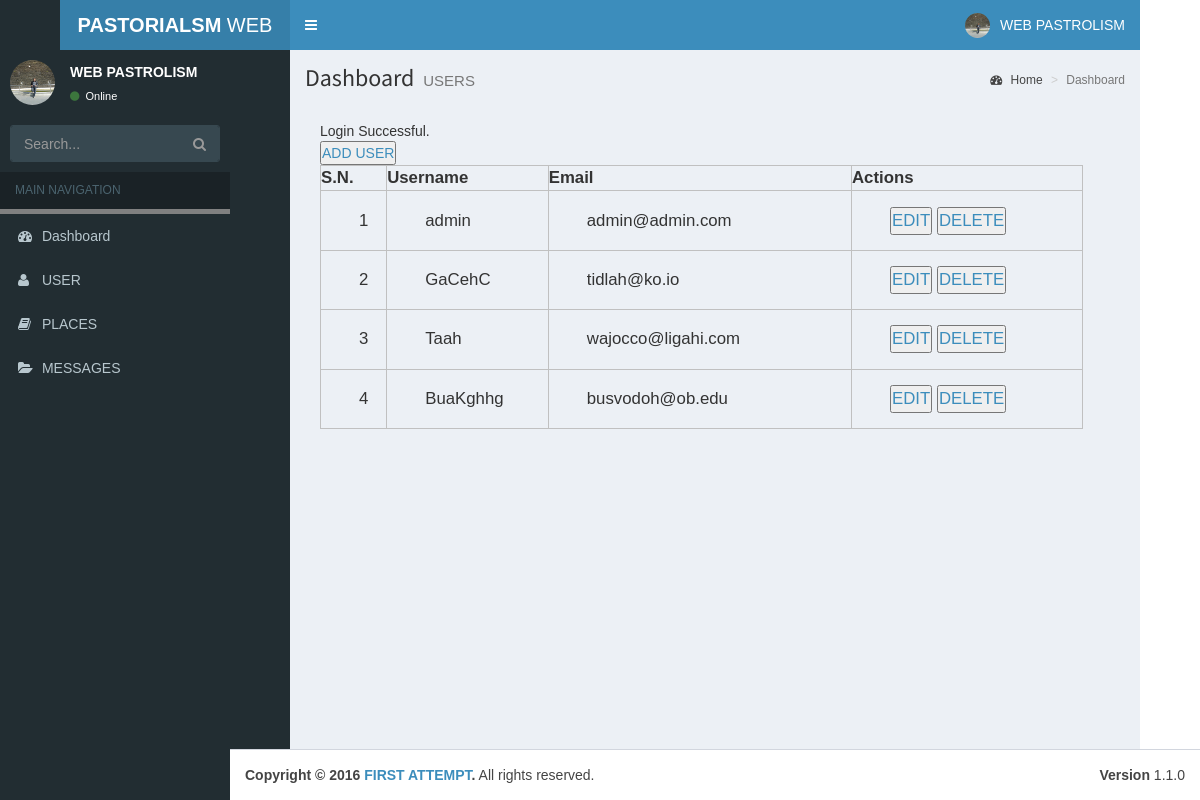
The app's page /admin/index.php?type=user (signed in) with its own data.
### tables this page shows
CREATE TABLE IF NOT EXISTS `users` (
  `user_id` int(11) NOT NULL AUTO_INCREMENT,
  `full_name` varchar(255) NOT NULL,
  `email` varchar(255) NOT NULL,
  `username` varchar(255) NOT NULL,
  `password` varchar(255) NOT NULL,
  PRIMARY KEY (`user_id`)
);

### admin/index.php (called while the page is built, shortened)
<?php include('includes/apply.php'); ?>
<?php include('box/header.php'); ?>
<?php include('box/navbar.php'); ?>
<?php include('box/main.php'); ?>
<?php include('box/footer.php'); ?>

### admin/includes/apply.php (called while the page is built, shortened)
<?php session_start();
    $obj = new Functions();
?>

### admin/includes/database.php (called while the page is built, shortened)
<?php
    class Database{
        function select_data($tbl_name,$where="")
        {
            $query="SELECT * FROM $tbl_name";
            return $query;
        }
        function execute_query($conn,$query)
        {
            $res=mysqli_query($conn,$query) or die(mysqli_error($conn));
            return $res;
        }
        function count_rows($res)
        {
            $count=mysqli_num_rows($res);
            return $count;
        }
        function fetch_data($res)
        {
            $row=mysqli_fetch_assoc($res);
            return $row;
        }
    }
?>

### admin/pages/user.php (the view, shortened to what this page needs)
<div class="content-wrapper">
  <section class="content-header">
    <h1>
      Dashboard
      <small>USERS</small>
    </h1>
    <ol class="breadcrumb">
      <li><a href="#"><i class="fa fa-dashboard"></i> Home</a></li>
      <li class="active">Dashboard</li>
    </ol>
  </section>
  <section class="content">
    <div class="row">
      <div class="col-lg-3 col-xs-6">
          <div class="content">
          <?php
              if(isset($_SESSION['success']))
              {
                  echo $_SESSION['success'];
              }
          ?>
          <a href="<?php echo SITEURL; ?>admin/index.php?type=add_user"><button type="button">ADD USER</button></a>
            <table>
            <thead>
              <tr>
                  <th>S.N.</th>
                  <th>Username</th>
                  <th>Email</th>
                  <th>Actions</th>
              </tr>
              </thead>
              <tbody>
              <?php
                  $tbl_name="users";
                  $query=$obj->select_data($tbl_name);
                  $res=$obj->execute_query($conn,$query);
                  $a=1;
                  if($res)
                  {
                      $count=$obj->count_rows($res);
                      if($count>0)
                      {
                          while($row=$obj->fetch_data($res))
                          {
                              $user_id=$row['user_id'];
                              $username=$row['username'];
                              $email=$row['email'];
                              ?>
                              <tr>
                                  <td><?php echo $a++; ?></td>
                                  <td><?php echo $username; ?></td>
                                  <td><?php echo $email; ?></td>
                                  <td>
                                      <a href="<?php echo SITEURL; ?>admin/index.php?type=edit_user&user_id=<?php echo $user_id; ?>"><button type="button">EDIT</button></a>
                                      <a href="<?php echo SITEURL; ?>admin/delete.php?type=user&user_id=<?php echo $user_id; ?>"><button type="button">DELETE</button></a>
                                  </td>
                              </tr>
                              <?php
                          }
                      }
                      else
                     {
                          echo"No Users Found";
                     }
                  }
              ?>
              </tbody>
            </table>
          </div>
        </div>
      </div>
    </div>
</div>

### assets/css/style.css (style rules this page uses)
* { margin: 0 0; padding: 0 0; font-family: helvetica; }
.content { width: 100%; }
.content table { width: 500%; padding: 1%; border: 1px solid black; margin: 0 auto; alignment-adjust: central; }
.content table tr { padding: 1% 1%; }
.content table td,th { padding: 2% 5%; border: 1px solid silver; font-size: 1.2em; }

### records on screen
users: username "admin", email "admin@admin.com"
users: username "GaCehC", email "tidlah@ko.io"
users: username "Taah", email "wajocco@ligahi.com"
users: username "BuaKghhg", email "busvodoh@ob.edu"

### other values on screen
$_SESSION['success'] "Login Successful."
